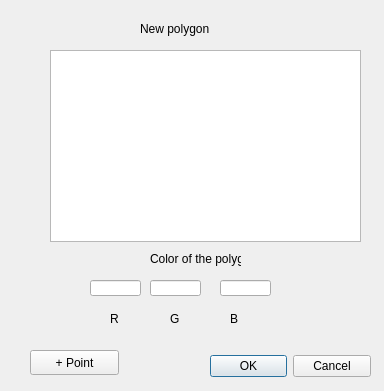
<?xml version="1.0" encoding="UTF-8"?>
<ui version="4.0">
 <class>Dialog</class>
 <widget class="QDialog" name="Dialog">
  <property name="geometry">
   <rect>
    <x>0</x>
    <y>0</y>
    <width>384</width>
    <height>391</height>
   </rect>
  </property>
  <property name="windowTitle">
   <string>Dialog</string>
  </property>
  <widget class="QDialogButtonBox" name="buttonBox">
   <property name="geometry">
    <rect>
     <x>210</x>
     <y>350</y>
     <width>161</width>
     <height>32</height>
    </rect>
   </property>
   <property name="orientation">
    <enum>Qt::Horizontal</enum>
   </property>
   <property name="standardButtons">
    <set>QDialogButtonBox::Cancel|QDialogButtonBox::Ok</set>
   </property>
  </widget>
  <widget class="QLabel" name="label">
   <property name="geometry">
    <rect>
     <x>140</x>
     <y>20</y>
     <width>131</width>
     <height>17</height>
    </rect>
   </property>
   <property name="text">
    <string>New polygon</string>
   </property>
  </widget>
  <widget class="QListWidget" name="point_list">
   <property name="geometry">
    <rect>
     <x>50</x>
     <y>50</y>
     <width>311</width>
     <height>192</height>
    </rect>
   </property>
  </widget>
  <widget class="QPushButton" name="point">
   <property name="geometry">
    <rect>
     <x>30</x>
     <y>350</y>
     <width>89</width>
     <height>25</height>
    </rect>
   </property>
   <property name="text">
    <string>+ Point</string>
   </property>
  </widget>
  <widget class="QLabel" name="label_7">
   <property name="geometry">
    <rect>
     <x>150</x>
     <y>250</y>
     <width>91</width>
     <height>17</height>
    </rect>
   </property>
   <property name="text">
    <string>Color of the polygon</string>
   </property>
  </widget>
  <widget class="QLabel" name="label_5">
   <property name="geometry">
    <rect>
     <x>200</x>
     <y>440</y>
     <width>67</width>
     <height>17</height>
    </rect>
   </property>
   <property name="text">
    <string>G</string>
   </property>
  </widget>
  <widget class="QLineEdit" name="gValue">
   <property name="geometry">
    <rect>
     <x>150</x>
     <y>280</y>
     <width>51</width>
     <height>16</height>
    </rect>
   </property>
  </widget>
  <widget class="QLineEdit" name="rValue">
   <property name="geometry">
    <rect>
     <x>90</x>
     <y>280</y>
     <width>51</width>
     <height>16</height>
    </rect>
   </property>
  </widget>
  <widget class="QLabel" name="label_4">
   <property name="geometry">
    <rect>
     <x>140</x>
     <y>440</y>
     <width>67</width>
     <height>17</height>
    </rect>
   </property>
   <property name="text">
    <string>R</string>
   </property>
  </widget>
  <widget class="QLineEdit" name="bValue">
   <property name="geometry">
    <rect>
     <x>220</x>
     <y>280</y>
     <width>51</width>
     <height>16</height>
    </rect>
   </property>
  </widget>
  <widget class="QLabel" name="label_6">
   <property name="geometry">
    <rect>
     <x>260</x>
     <y>440</y>
     <width>67</width>
     <height>17</height>
    </rect>
   </property>
   <property name="text">
    <string>B</string>
   </property>
  </widget>
  <widget class="QLabel" name="label_8">
   <property name="geometry">
    <rect>
     <x>170</x>
     <y>310</y>
     <width>67</width>
     <height>17</height>
    </rect>
   </property>
   <property name="text">
    <string>G</string>
   </property>
  </widget>
  <widget class="QLabel" name="label_9">
   <property name="geometry">
    <rect>
     <x>110</x>
     <y>310</y>
     <width>67</width>
     <height>17</height>
    </rect>
   </property>
   <property name="text">
    <string>R</string>
   </property>
  </widget>
  <widget class="QLabel" name="label_10">
   <property name="geometry">
    <rect>
     <x>230</x>
     <y>310</y>
     <width>67</width>
     <height>17</height>
    </rect>
   </property>
   <property name="text">
    <string>B</string>
   </property>
  </widget>
 </widget>
 <resources/>
 <connections>
  <connection>
   <sender>buttonBox</sender>
   <signal>accepted()</signal>
   <receiver>Dialog</receiver>
   <slot>accept()</slot>
   <hints>
    <hint type="sourcelabel">
     <x>248</x>
     <y>254</y>
    </hint>
    <hint type="destinationlabel">
     <x>157</x>
     <y>274</y>
    </hint>
   </hints>
  </connection>
  <connection>
   <sender>buttonBox</sender>
   <signal>rejected()</signal>
   <receiver>Dialog</receiver>
   <slot>reject()</slot>
   <hints>
    <hint type="sourcelabel">
     <x>316</x>
     <y>260</y>
    </hint>
    <hint type="destinationlabel">
     <x>286</x>
     <y>274</y>
    </hint>
   </hints>
  </connection>
 </connections>
</ui>
